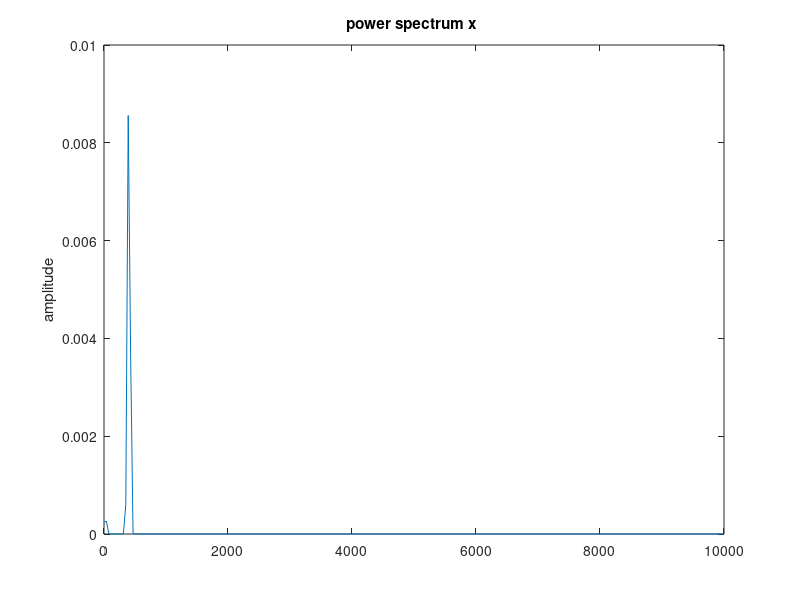

MATLAB code for this plot: (Note: this script raises an error after producing the figure.)
%%FM modulation with two tone signal
clear all; close all;
Fs=20000; % Sampling Frequency
t=[0:2*Fs+1]'/Fs; 
F1=20; F2=400; A1=0.2; A2=1;
%%relatively small modulation indexes
freqdev=480;
x=A1*cos(2*pi*F1*t)+A2*cos(2*pi*F2*t);
figure; pwelch(x,[],[],[],Fs);
xmax=max(abs(x));
kf=freqdev/xmax;
b1=A1*kf/F1; b2=A2*kf/F2;
DR=freqdev/400;
Bt=2*(DR+1)*400;
Fc=5000; 
%Modulation FM
y=fmmod(x,Fc,Fs,kf);
figure; pwelch(y,[],[],[],Fs);
y=awgn(y,15,'measured');
figure; pwelch(y,[],[],[],Fs);
f1=(Fc-Bt/2)/Fs; f2=(Fc+Bt/2)/Fs;
fpts=[0 f1 f1*1.01 f2 f2*1.026 0.5]*2;
mag=[0 0 0 1 0 0];
wt=[1 1 1];
a=1;
b=firpm(512,fpts,mag,wt);
figure; freqz(b,a,512,Fs); [H,F]=freqz(b,a,512,Fs); figure; plot(F,abs(H));
y=conv(y,b,'same');
p=abs(hilbert(y));
z=p-mean(p);
figure; pwelch(z,[],[],[],Fs);
%Band-Pass Filter Parks-McClellan
f1=F2/Fs; f2=1.5*f1;
order=240;
fpts=[0 f1 f2 0.5]*2;
mag=[1 1 0 0];
wt=[1 1];
b=firpm(order,fpts,mag,wt);
a=1;
[H,F]=freqz(b,a,512,Fs);
figure; plot(F,20*log(abs(H)));
%LP filtering
z_lp=Bt/kf*conv(z,b,'same');
figure; pwelch(z_lp,[],[],[],Fs);
% Plot of Initial and Final Signal
    n=[40:600];
figure; plot(t(n),x(n),'k-',t(n),z_lp(n),'r'); grid;
axis([min(t(n)) max(t(n)) 1.2*min(x(n)) 1.2*max(x(n))]);
legend('Initial Signal','Final Signal');
%Theoritical Calculation of specturm lines
z=[]; f=[];
for j=-4:4
for i=-5:5
    f=[f Fc+j*F2+i*F1];
    z=[z besselj(j,b2)*besselj(i,b1)];
end
end
logz=100+10*log10((z.^2)/2);
figure; stem(f,logz);
axis([0 Fs/2 max(logz)-80 max(logz)+10]); grid;    